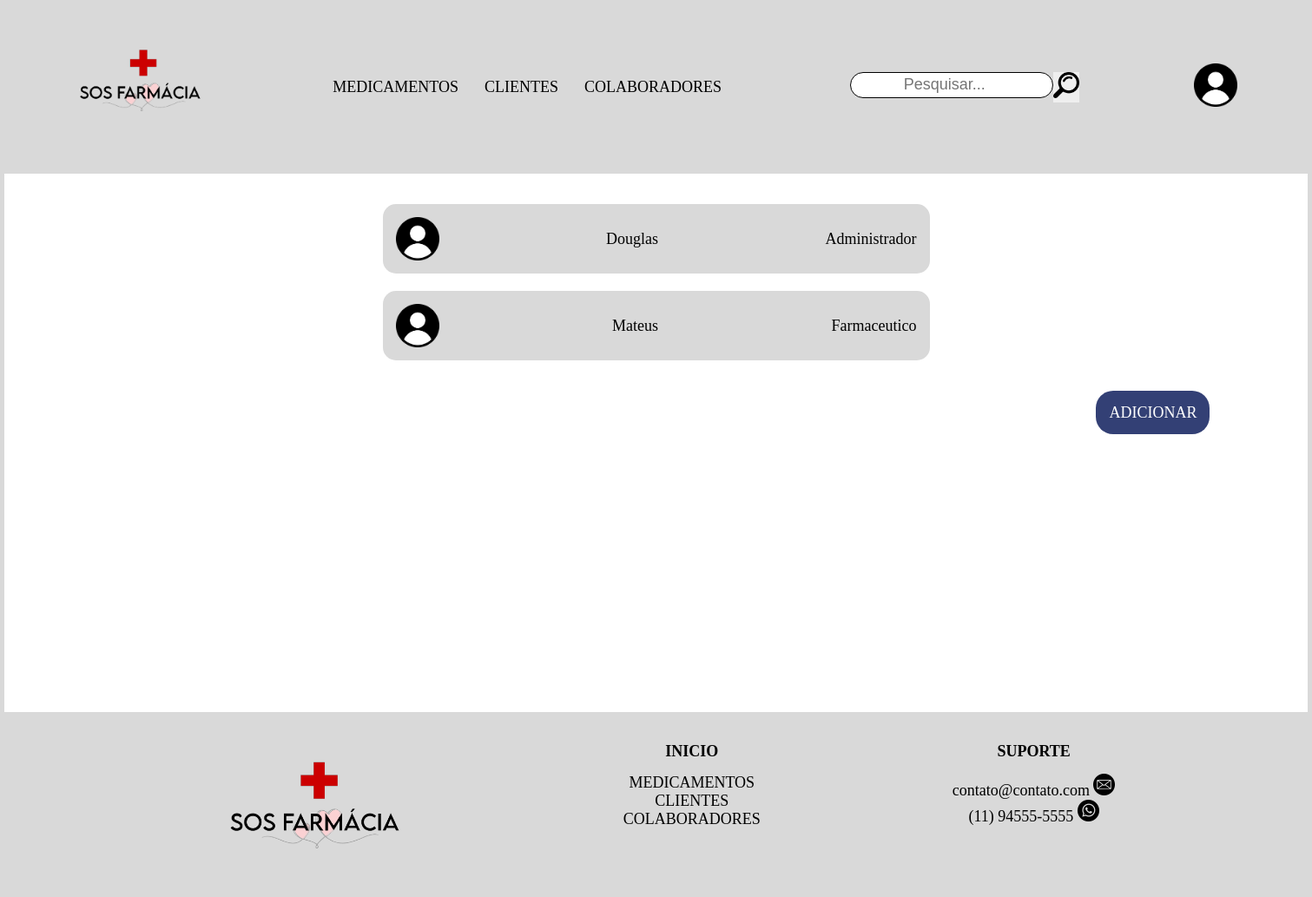
The page /tcc2.1/colaboradores.php on the database its author committed.
### tables this page shows
CREATE TABLE IF NOT EXISTS `usuario`(
  `cpf` varchar(11) NOT NULL,
  `nome` varchar(20) NOT NULL,
  `sobrenome` varchar(20) NOT NULL,
  `telefone` varchar(11) NOT NULL,
  `estado` varchar(15) NOT NULL,
  `cidade` varchar(50) NOT NULL,
  `endereco` varchar(60) NOT NULL,
  `nivelAcess` varchar(15) NOT NULL,
  `sexo` varchar(10) NOT NULL,
  `email` varchar(50) NOT NULL,
  `senha` varchar(10) NOT NULL,
  PRIMARY KEY (`cpf`),
  UNIQUE KEY `senha` (`senha`)
);

### tcc2.1/colaboradores.php (called while the page is built)
<?php
    include_once "View/head.php";
    include_once "View/menu.php";
    include_once "View/cadColaborador.php";
    include_once "View/footer.php";
?>

### tcc2.1/View/cadColaborador.php (the view)
<?php
include_once "action_php/conexao_bd.php";
if (isset($_POST['btnCadastrar'])) {
$nome = mysqli_escape_string($connection,$_POST['pesquisa']);
$sql = "SELECT* FROM  usuario  WHERE nome LIKE '%$nome%' LIMIT 4";
$resultado = mysqli_query($connection, $sql);
}else{
                $sql = "SELECT * FROM usuario";
                $resultado = mysqli_query($connection, $sql);}
                while($dados = mysqli_fetch_array($resultado)){
                    if($dados['nivelAcess'] != "Farmaceutico" && $dados['nivelAcess'] != "Administrador"){}
                    else{
                ?>
                <div class="card">
    <div class="conteudo">
        <img src="img/user.png" alt="">
        <a href="#"><?php echo $dados['nome'];?></a>
        <p><?php echo $dados['nivelAcess'];?></p>
    </div>
</div>
            <?php }}
    ?>
<div class="btnADD"><a href="criarFuncionario.php" class="botaoADD">ADICIONAR</a></div>
</div>

### tcc2.1/css/style.css (style rules this page uses)
* { margin: 0; padding: 0; font-size: 18px; text-align: center; }
* a { text-decoration: none; color: black; }
* body { background: #D9D9D9; }
.conteudo { margin: 0 auto 0 auto; width: 600px; display: flex; justify-content: space-between; align-items: center; background: #D9D9D9; border-radius: 15px; padding: 15px; margin-bottom: 20px; }
.conteudo img { width: 50px; height: 50px; }
.btnADD { margin-top: 50px; margin-left: 80%; }
.botaoADD { color:#fff; background: #334075; padding: 15px; border-radius: 20px; margin: 30px; }

### rows shown on the page
usuario: nome "Douglas", nivelAcess "Administrador"
usuario: nome "Mateus", nivelAcess "Farmaceutico"
